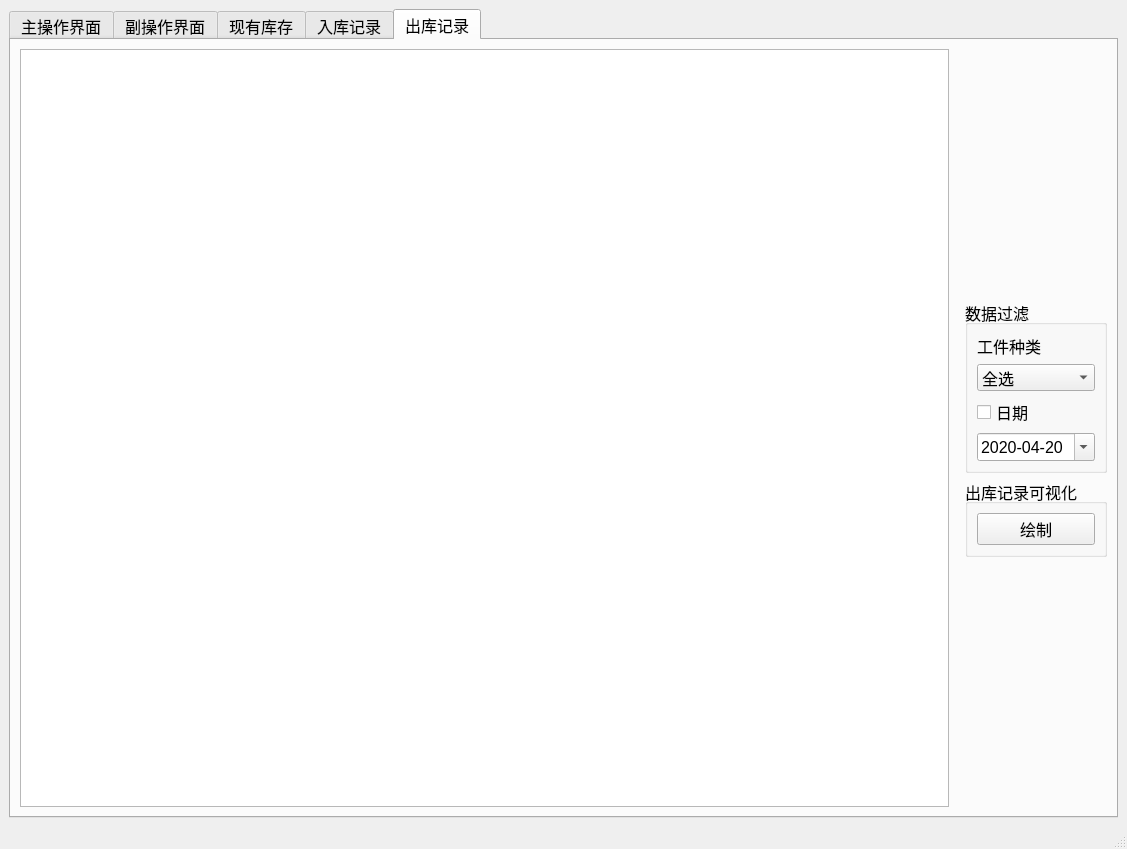
<?xml version="1.0" encoding="UTF-8"?>
<ui version="4.0">
 <class>MainWindow</class>
 <widget class="QMainWindow" name="MainWindow">
  <property name="geometry">
   <rect>
    <x>0</x>
    <y>0</y>
    <width>1127</width>
    <height>849</height>
   </rect>
  </property>
  <property name="windowTitle">
   <string>西交库存管理系统</string>
  </property>
  <widget class="QWidget" name="centralwidget">
   <layout class="QGridLayout" name="gridLayout">
    <item row="0" column="0">
     <widget class="QTabWidget" name="tabWidget">
      <property name="sizePolicy">
       <sizepolicy hsizetype="Expanding" vsizetype="Expanding">
        <horstretch>1</horstretch>
        <verstretch>1</verstretch>
       </sizepolicy>
      </property>
      <property name="font">
       <font>
        <pointsize>12</pointsize>
       </font>
      </property>
      <property name="tabPosition">
       <enum>QTabWidget::North</enum>
      </property>
      <property name="tabShape">
       <enum>QTabWidget::Rounded</enum>
      </property>
      <property name="currentIndex">
       <number>4</number>
      </property>
      <property name="iconSize">
       <size>
        <width>20</width>
        <height>20</height>
       </size>
      </property>
      <widget class="QWidget" name="tab">
       <attribute name="title">
        <string>主操作界面</string>
       </attribute>
       <layout class="QGridLayout" name="gridLayout_2">
        <item row="0" column="0">
         <widget class="QwareHouse" name="widget" native="true">
          <property name="sizePolicy">
           <sizepolicy hsizetype="Preferred" vsizetype="Preferred">
            <horstretch>1</horstretch>
            <verstretch>1</verstretch>
           </sizepolicy>
          </property>
          <property name="minimumSize">
           <size>
            <width>0</width>
            <height>0</height>
           </size>
          </property>
         </widget>
        </item>
        <item row="0" column="3">
         <layout class="QVBoxLayout" name="verticalLayout_7">
          <item>
           <layout class="QHBoxLayout" name="horizontalLayout">
            <item>
             <widget class="QLabel" name="label_17">
              <property name="text">
               <string>操作日期</string>
              </property>
             </widget>
            </item>
            <item>
             <widget class="QDateEdit" name="dealdate">
              <property name="dateTime">
               <datetime>
                <hour>0</hour>
                <minute>0</minute>
                <second>0</second>
                <year>2020</year>
                <month>4</month>
                <day>20</day>
               </datetime>
              </property>
              <property name="displayFormat">
               <string>yyyy-MM-dd</string>
              </property>
              <property name="calendarPopup">
               <bool>true</bool>
              </property>
              <property name="date">
               <date>
                <year>2020</year>
                <month>4</month>
                <day>20</day>
               </date>
              </property>
             </widget>
            </item>
           </layout>
          </item>
          <item>
           <widget class="Line" name="line_2">
            <property name="orientation">
             <enum>Qt::Horizontal</enum>
            </property>
           </widget>
          </item>
          <item>
           <widget class="QGroupBox" name="groupBox_2">
            <property name="title">
             <string>入库信息填写</string>
            </property>
            <layout class="QVBoxLayout" name="verticalLayout_3">
             <item>
              <layout class="QHBoxLayout" name="horizontalLayout_2">
               <item>
                <layout class="QVBoxLayout" name="verticalLayout">
                 <item>
                  <widget class="QLabel" name="label_2">
                   <property name="text">
                    <string>工件类型</string>
                   </property>
                  </widget>
                 </item>
                 <item>
                  <widget class="QComboBox" name="enterKind_comboBox">
                   <item>
                    <property name="text">
                     <string>直齿轮</string>
                    </property>
                   </item>
                   <item>
                    <property name="text">
                     <string>斜齿轮</string>
                    </property>
                   </item>
                   <item>
                    <property name="text">
                     <string>光轴</string>
                    </property>
                   </item>
                   <item>
                    <property name="text">
                     <string>齿轮轴</string>
                    </property>
                   </item>
                   <item>
                    <property name="text">
                     <string>曲柄</string>
                    </property>
                   </item>
                   <item>
                    <property name="text">
                     <string>摇杆</string>
                    </property>
                   </item>
                  </widget>
                 </item>
                </layout>
               </item>
               <item>
                <layout class="QVBoxLayout" name="verticalLayout_2">
                 <item>
                  <widget class="QLabel" name="label">
                   <property name="text">
                    <string>工件数量</string>
                   </property>
                  </widget>
                 </item>
                 <item>
                  <widget class="QSpinBox" name="enterNum_spinBox">
                   <property name="minimum">
                    <number>1</number>
                   </property>
                   <property name="maximum">
                    <number>999</number>
                   </property>
                  </widget>
                 </item>
                </layout>
               </item>
              </layout>
             </item>
             <item>
              <spacer name="verticalSpacer">
               <property name="orientation">
                <enum>Qt::Vertical</enum>
               </property>
               <property name="sizeHint" stdset="0">
                <size>
                 <width>20</width>
                 <height>6</height>
                </size>
               </property>
              </spacer>
             </item>
             <item>
              <layout class="QHBoxLayout" name="horizontalLayout_5">
               <item>
                <widget class="QPushButton" name="enterList_pushButton">
                 <property name="text">
                  <string>添加至入库单</string>
                 </property>
                </widget>
               </item>
              </layout>
             </item>
             <item>
              <spacer name="verticalSpacer_2">
               <property name="orientation">
                <enum>Qt::Vertical</enum>
               </property>
               <property name="sizeHint" stdset="0">
                <size>
                 <width>20</width>
                 <height>6</height>
                </size>
               </property>
              </spacer>
             </item>
             <item>
              <widget class="QPushButton" name="enterScan_pushButton">
               <property name="text">
                <string>扫码入库</string>
               </property>
              </widget>
             </item>
            </layout>
           </widget>
          </item>
          <item>
           <widget class="QGroupBox" name="groupBox_3">
            <property name="title">
             <string>出库信息填写</string>
            </property>
            <layout class="QVBoxLayout" name="verticalLayout_4">
             <item>
              <layout class="QHBoxLayout" name="horizontalLayout_3">
               <item>
                <layout class="QVBoxLayout" name="verticalLayout_5">
                 <item>
                  <widget class="QLabel" name="outKind_comboBox_2">
                   <property name="text">
                    <string>工件类型</string>
                   </property>
                  </widget>
                 </item>
                 <item>
                  <widget class="QComboBox" name="outKind_comboBox">
                   <item>
                    <property name="text">
                     <string>直齿轮</string>
                    </property>
                   </item>
                   <item>
                    <property name="text">
                     <string>斜齿轮</string>
                    </property>
                   </item>
                   <item>
                    <property name="text">
                     <string>光轴</string>
                    </property>
                   </item>
                   <item>
                    <property name="text">
                     <string>齿轮轴</string>
                    </property>
                   </item>
                   <item>
                    <property name="text">
                     <string>曲柄</string>
                    </property>
                   </item>
                   <item>
                    <property name="text">
                     <string>摇杆</string>
                    </property>
                   </item>
                  </widget>
                 </item>
                </layout>
               </item>
               <item>
                <layout class="QVBoxLayout" name="verticalLayout_6">
                 <item>
                  <widget class="QLabel" name="label_7">
                   <property name="text">
                    <string>工件数量</string>
                   </property>
                  </widget>
                 </item>
                 <item>
                  <widget class="QSpinBox" name="outNum_spinBox">
                   <property name="minimum">
                    <number>1</number>
                   </property>
                   <property name="maximum">
                    <number>999</number>
                   </property>
                  </widget>
                 </item>
                </layout>
               </item>
              </layout>
             </item>
             <item>
              <spacer name="verticalSpacer_3">
               <property name="orientation">
                <enum>Qt::Vertical</enum>
               </property>
               <property name="sizeHint" stdset="0">
                <size>
                 <width>20</width>
                 <height>3</height>
                </size>
               </property>
              </spacer>
             </item>
             <item>
              <layout class="QHBoxLayout" name="horizontalLayout_6">
               <item>
                <widget class="QPushButton" name="outList_pushButton">
                 <property name="text">
                  <string>添加至出库单</string>
                 </property>
                </widget>
               </item>
              </layout>
             </item>
             <item>
              <spacer name="verticalSpacer_4">
               <property name="orientation">
                <enum>Qt::Vertical</enum>
               </property>
               <property name="sizeHint" stdset="0">
                <size>
                 <width>20</width>
                 <height>4</height>
                </size>
               </property>
              </spacer>
             </item>
             <item>
              <widget class="QPushButton" name="outScan_pushButton">
               <property name="text">
                <string>扫码出库</string>
               </property>
              </widget>
             </item>
            </layout>
           </widget>
          </item>
          <item>
           <widget class="Line" name="line_3">
            <property name="orientation">
             <enum>Qt::Horizontal</enum>
            </property>
           </widget>
          </item>
          <item>
           <widget class="QPushButton" name="confirmDeal_pushButton">
            <property name="text">
             <string>确认操作</string>
            </property>
           </widget>
          </item>
          <item>
           <widget class="Line" name="line_4">
            <property name="orientation">
             <enum>Qt::Horizontal</enum>
            </property>
           </widget>
          </item>
          <item>
           <widget class="QLabel" name="label_8">
            <property name="text">
             <string>提示信息</string>
            </property>
           </widget>
          </item>
          <item>
           <widget class="QTextEdit" name="textEdit"/>
          </item>
         </layout>
        </item>
        <item row="0" column="2">
         <widget class="Line" name="line">
          <property name="orientation">
           <enum>Qt::Vertical</enum>
          </property>
         </widget>
        </item>
        <item row="0" column="1">
         <spacer name="horizontalSpacer">
          <property name="orientation">
           <enum>Qt::Horizontal</enum>
          </property>
          <property name="sizeHint" stdset="0">
           <size>
            <width>10</width>
            <height>20</height>
           </size>
          </property>
         </spacer>
        </item>
       </layout>
      </widget>
      <widget class="QWidget" name="tab_5">
       <attribute name="title">
        <string>副操作界面</string>
       </attribute>
       <layout class="QGridLayout" name="gridLayout_6">
        <item row="0" column="0" colspan="3">
         <widget class="QTableView" name="VICEtableView"/>
        </item>
        <item row="1" column="0">
         <spacer name="horizontalSpacer_7">
          <property name="orientation">
           <enum>Qt::Horizontal</enum>
          </property>
          <property name="sizeHint" stdset="0">
           <size>
            <width>277</width>
            <height>20</height>
           </size>
          </property>
         </spacer>
        </item>
        <item row="1" column="1">
         <layout class="QHBoxLayout" name="horizontalLayout_4">
          <item>
           <widget class="QLabel" name="label_3">
            <property name="text">
             <string>RFID</string>
            </property>
           </widget>
          </item>
          <item>
           <widget class="QLineEdit" name="RFIDlineEdit">
            <property name="enabled">
             <bool>true</bool>
            </property>
            <property name="minimumSize">
             <size>
              <width>320</width>
              <height>0</height>
             </size>
            </property>
           </widget>
          </item>
          <item>
           <spacer name="horizontalSpacer_6">
            <property name="orientation">
             <enum>Qt::Horizontal</enum>
            </property>
            <property name="sizeHint" stdset="0">
             <size>
              <width>28</width>
              <height>20</height>
             </size>
            </property>
           </spacer>
          </item>
          <item>
           <widget class="QPushButton" name="emitPushButton">
            <property name="text">
             <string>单件扫描</string>
            </property>
           </widget>
          </item>
          <item>
           <widget class="QPushButton" name="ScanPushButton">
            <property name="text">
             <string>多件扫描</string>
            </property>
           </widget>
          </item>
         </layout>
        </item>
        <item row="1" column="2">
         <spacer name="horizontalSpacer_8">
          <property name="orientation">
           <enum>Qt::Horizontal</enum>
          </property>
          <property name="sizeHint" stdset="0">
           <size>
            <width>276</width>
            <height>20</height>
           </size>
          </property>
         </spacer>
        </item>
       </layout>
      </widget>
      <widget class="QWidget" name="tab_4">
       <attribute name="title">
        <string>现有库存</string>
       </attribute>
       <layout class="QGridLayout" name="gridLayout_3">
        <item row="0" column="0" rowspan="3">
         <widget class="QTableView" name="current_tableView">
          <property name="sizePolicy">
           <sizepolicy hsizetype="Expanding" vsizetype="Expanding">
            <horstretch>10</horstretch>
            <verstretch>1</verstretch>
           </sizepolicy>
          </property>
         </widget>
        </item>
        <item row="2" column="2">
         <spacer name="verticalSpacer_9">
          <property name="orientation">
           <enum>Qt::Vertical</enum>
          </property>
          <property name="sizeHint" stdset="0">
           <size>
            <width>20</width>
            <height>192</height>
           </size>
          </property>
         </spacer>
        </item>
        <item row="1" column="1">
         <spacer name="horizontalSpacer_2">
          <property name="orientation">
           <enum>Qt::Horizontal</enum>
          </property>
          <property name="sizeHint" stdset="0">
           <size>
            <width>17</width>
            <height>20</height>
           </size>
          </property>
         </spacer>
        </item>
        <item row="1" column="3">
         <spacer name="horizontalSpacer_5">
          <property name="orientation">
           <enum>Qt::Horizontal</enum>
          </property>
          <property name="sizeHint" stdset="0">
           <size>
            <width>14</width>
            <height>20</height>
           </size>
          </property>
         </spacer>
        </item>
        <item row="0" column="2">
         <spacer name="verticalSpacer_8">
          <property name="orientation">
           <enum>Qt::Vertical</enum>
          </property>
          <property name="sizeHint" stdset="0">
           <size>
            <width>20</width>
            <height>192</height>
           </size>
          </property>
         </spacer>
        </item>
        <item row="1" column="2">
         <layout class="QVBoxLayout" name="verticalLayout_22">
          <item>
           <widget class="QGroupBox" name="groupBox_4">
            <property name="sizePolicy">
             <sizepolicy hsizetype="Preferred" vsizetype="Preferred">
              <horstretch>1</horstretch>
              <verstretch>0</verstretch>
             </sizepolicy>
            </property>
            <property name="title">
             <string>数据过滤</string>
            </property>
            <layout class="QVBoxLayout" name="verticalLayout_11">
             <item>
              <layout class="QVBoxLayout" name="verticalLayout_9">
               <item>
                <widget class="QLabel" name="label_16">
                 <property name="text">
                  <string>工件种类</string>
                 </property>
                </widget>
               </item>
               <item>
                <widget class="QComboBox" name="currentComboBox">
                 <item>
                  <property name="text">
                   <string>全选</string>
                  </property>
                 </item>
                 <item>
                  <property name="text">
                   <string>直齿轮</string>
                  </property>
                 </item>
                 <item>
                  <property name="text">
                   <string>斜齿轮</string>
                  </property>
                 </item>
                 <item>
                  <property name="text">
                   <string>光轴</string>
                  </property>
                 </item>
                 <item>
                  <property name="text">
                   <string>齿轮轴</string>
                  </property>
                 </item>
                 <item>
                  <property name="text">
                   <string>曲柄</string>
                  </property>
                 </item>
                 <item>
                  <property name="text">
                   <string>摇杆</string>
                  </property>
                 </item>
                </widget>
               </item>
              </layout>
             </item>
             <item>
              <layout class="QVBoxLayout" name="verticalLayout_10">
               <item>
                <widget class="QCheckBox" name="batchCheckBox">
                 <property name="text">
                  <string>批次</string>
                 </property>
                </widget>
               </item>
               <item>
                <widget class="QSpinBox" name="batchSpinBox">
                 <property name="minimum">
                  <number>1</number>
                 </property>
                </widget>
               </item>
               <item>
                <widget class="QLabel" name="label_5">
                 <property name="text">
                  <string>已用库存</string>
                 </property>
                </widget>
               </item>
               <item>
                <widget class="QProgressBar" name="progressBar">
                 <property name="value">
                  <number>24</number>
                 </property>
                </widget>
               </item>
              </layout>
             </item>
            </layout>
           </widget>
          </item>
          <item>
           <spacer name="verticalSpacer_5">
            <property name="orientation">
             <enum>Qt::Vertical</enum>
            </property>
            <property name="sizeHint" stdset="0">
             <size>
              <width>20</width>
              <height>40</height>
             </size>
            </property>
           </spacer>
          </item>
          <item>
           <widget class="QGroupBox" name="groupBox">
            <property name="title">
             <string>数据可视化</string>
            </property>
            <layout class="QVBoxLayout" name="verticalLayout_8">
             <item>
              <widget class="QRadioButton" name="pie_radioButton">
               <property name="text">
                <string>饼图</string>
               </property>
               <property name="checked">
                <bool>true</bool>
               </property>
              </widget>
             </item>
             <item>
              <widget class="QRadioButton" name="bar_radioButton">
               <property name="enabled">
                <bool>true</bool>
               </property>
               <property name="text">
                <string>柱状图</string>
               </property>
               <property name="checked">
                <bool>false</bool>
               </property>
              </widget>
             </item>
             <item>
              <widget class="QPushButton" name="drawCurrent_pushButton">
               <property name="text">
                <string>绘制</string>
               </property>
              </widget>
             </item>
             <item>
              <widget class="QPushButton" name="delete_pushButton">
               <property name="text">
                <string>清空</string>
               </property>
              </widget>
             </item>
            </layout>
           </widget>
          </item>
         </layout>
        </item>
       </layout>
      </widget>
      <widget class="QWidget" name="tab_2">
       <attribute name="title">
        <string>入库记录</string>
       </attribute>
       <layout class="QGridLayout" name="gridLayout_5">
        <item row="3" column="2">
         <layout class="QVBoxLayout" name="verticalLayout_23">
          <item>
           <widget class="QGroupBox" name="groupBox_5">
            <property name="title">
             <string>数据过滤</string>
            </property>
            <layout class="QVBoxLayout" name="verticalLayout_12">
             <item>
              <layout class="QVBoxLayout" name="verticalLayout_13">
               <item>
                <widget class="QLabel" name="label_18">
                 <property name="text">
                  <string>工件种类</string>
                 </property>
                </widget>
               </item>
               <item>
                <widget class="QComboBox" name="enterComboBox">
                 <item>
                  <property name="text">
                   <string>全选</string>
                  </property>
                 </item>
                 <item>
                  <property name="text">
                   <string>直齿轮</string>
                  </property>
                 </item>
                 <item>
                  <property name="text">
                   <string>斜齿轮</string>
                  </property>
                 </item>
                 <item>
                  <property name="text">
                   <string>光轴</string>
                  </property>
                 </item>
                 <item>
                  <property name="text">
                   <string>齿轮轴</string>
                  </property>
                 </item>
                 <item>
                  <property name="text">
                   <string>曲柄</string>
                  </property>
                 </item>
                 <item>
                  <property name="text">
                   <string>摇杆</string>
                  </property>
                 </item>
                </widget>
               </item>
              </layout>
             </item>
             <item>
              <layout class="QVBoxLayout" name="verticalLayout_14">
               <item>
                <widget class="QCheckBox" name="enterCheckBox">
                 <property name="text">
                  <string>日期</string>
                 </property>
                </widget>
               </item>
               <item>
                <widget class="QDateEdit" name="enterDate">
                 <property name="dateTime">
                  <datetime>
                   <hour>0</hour>
                   <minute>0</minute>
                   <second>0</second>
                   <year>2020</year>
                   <month>4</month>
                   <day>20</day>
                  </datetime>
                 </property>
                 <property name="displayFormat">
                  <string>yyyy-MM-dd</string>
                 </property>
                 <property name="calendarPopup">
                  <bool>true</bool>
                 </property>
                 <property name="date">
                  <date>
                   <year>2020</year>
                   <month>4</month>
                   <day>20</day>
                  </date>
                 </property>
                </widget>
               </item>
              </layout>
             </item>
            </layout>
           </widget>
          </item>
          <item>
           <spacer name="verticalSpacer_6">
            <property name="orientation">
             <enum>Qt::Vertical</enum>
            </property>
            <property name="sizeHint" stdset="0">
             <size>
              <width>20</width>
              <height>40</height>
             </size>
            </property>
           </spacer>
          </item>
          <item>
           <widget class="QGroupBox" name="groupBox_6">
            <property name="title">
             <string>入库记录可视化</string>
            </property>
            <layout class="QVBoxLayout" name="verticalLayout_16">
             <item>
              <widget class="QPushButton" name="drawEnter_pushButton">
               <property name="text">
                <string>绘制</string>
               </property>
              </widget>
             </item>
            </layout>
           </widget>
          </item>
         </layout>
        </item>
        <item row="0" column="0" rowspan="7">
         <widget class="QTableView" name="enter_tableView">
          <property name="sizePolicy">
           <sizepolicy hsizetype="Expanding" vsizetype="Expanding">
            <horstretch>1</horstretch>
            <verstretch>1</verstretch>
           </sizepolicy>
          </property>
         </widget>
        </item>
        <item row="3" column="1">
         <spacer name="horizontalSpacer_3">
          <property name="orientation">
           <enum>Qt::Horizontal</enum>
          </property>
          <property name="sizeHint" stdset="0">
           <size>
            <width>10</width>
            <height>20</height>
           </size>
          </property>
         </spacer>
        </item>
        <item row="4" column="2" rowspan="3">
         <spacer name="verticalSpacer_10">
          <property name="orientation">
           <enum>Qt::Vertical</enum>
          </property>
          <property name="sizeHint" stdset="0">
           <size>
            <width>20</width>
            <height>108</height>
           </size>
          </property>
         </spacer>
        </item>
        <item row="0" column="2" rowspan="3">
         <spacer name="verticalSpacer_14">
          <property name="orientation">
           <enum>Qt::Vertical</enum>
          </property>
          <property name="sizeHint" stdset="0">
           <size>
            <width>20</width>
            <height>40</height>
           </size>
          </property>
         </spacer>
        </item>
       </layout>
      </widget>
      <widget class="QWidget" name="tab_3">
       <attribute name="title">
        <string>出库记录</string>
       </attribute>
       <layout class="QGridLayout" name="gridLayout_4">
        <item row="0" column="0" rowspan="5">
         <widget class="QTableView" name="out_tableView">
          <property name="sizePolicy">
           <sizepolicy hsizetype="Expanding" vsizetype="Expanding">
            <horstretch>1</horstretch>
            <verstretch>1</verstretch>
           </sizepolicy>
          </property>
         </widget>
        </item>
        <item row="3" column="2" rowspan="2">
         <spacer name="verticalSpacer_13">
          <property name="orientation">
           <enum>Qt::Vertical</enum>
          </property>
          <property name="sizeHint" stdset="0">
           <size>
            <width>20</width>
            <height>108</height>
           </size>
          </property>
         </spacer>
        </item>
        <item row="2" column="2">
         <layout class="QVBoxLayout" name="verticalLayout_24">
          <item>
           <widget class="QGroupBox" name="groupBox_10">
            <property name="title">
             <string>数据过滤</string>
            </property>
            <layout class="QVBoxLayout" name="verticalLayout_19">
             <item>
              <layout class="QVBoxLayout" name="verticalLayout_20">
               <item>
                <widget class="QLabel" name="label_19">
                 <property name="text">
                  <string>工件种类</string>
                 </property>
                </widget>
               </item>
               <item>
                <widget class="QComboBox" name="outComboBox">
                 <item>
                  <property name="text">
                   <string>全选</string>
                  </property>
                 </item>
                 <item>
                  <property name="text">
                   <string>直齿轮</string>
                  </property>
                 </item>
                 <item>
                  <property name="text">
                   <string>斜齿轮</string>
                  </property>
                 </item>
                 <item>
                  <property name="text">
                   <string>光轴</string>
                  </property>
                 </item>
                 <item>
                  <property name="text">
                   <string>齿轮轴</string>
                  </property>
                 </item>
                 <item>
                  <property name="text">
                   <string>曲柄</string>
                  </property>
                 </item>
                 <item>
                  <property name="text">
                   <string>摇杆</string>
                  </property>
                 </item>
                </widget>
               </item>
              </layout>
             </item>
             <item>
              <layout class="QVBoxLayout" name="verticalLayout_21">
               <item>
                <widget class="QCheckBox" name="outCheckBox">
                 <property name="text">
                  <string>日期</string>
                 </property>
                </widget>
               </item>
               <item>
                <widget class="QDateEdit" name="outDate">
                 <property name="dateTime">
                  <datetime>
                   <hour>0</hour>
                   <minute>0</minute>
                   <second>0</second>
                   <year>2020</year>
                   <month>4</month>
                   <day>20</day>
                  </datetime>
                 </property>
                 <property name="displayFormat">
                  <string>yyyy-MM-dd</string>
                 </property>
                 <property name="calendarPopup">
                  <bool>true</bool>
                 </property>
                 <property name="date">
                  <date>
                   <year>2020</year>
                   <month>4</month>
                   <day>20</day>
                  </date>
                 </property>
                </widget>
               </item>
              </layout>
             </item>
            </layout>
           </widget>
          </item>
          <item>
           <spacer name="verticalSpacer_7">
            <property name="orientation">
             <enum>Qt::Vertical</enum>
            </property>
            <property name="sizeHint" stdset="0">
             <size>
              <width>20</width>
              <height>40</height>
             </size>
            </property>
           </spacer>
          </item>
          <item>
           <widget class="QGroupBox" name="groupBox_8">
            <property name="title">
             <string>出库记录可视化</string>
            </property>
            <layout class="QVBoxLayout" name="verticalLayout_17">
             <item>
              <widget class="QPushButton" name="drawOut_pushButton">
               <property name="text">
                <string>绘制</string>
               </property>
              </widget>
             </item>
            </layout>
           </widget>
          </item>
         </layout>
        </item>
        <item row="2" column="1">
         <spacer name="horizontalSpacer_4">
          <property name="orientation">
           <enum>Qt::Horizontal</enum>
          </property>
          <property name="sizeHint" stdset="0">
           <size>
            <width>10</width>
            <height>20</height>
           </size>
          </property>
         </spacer>
        </item>
        <item row="0" column="2" rowspan="2">
         <spacer name="verticalSpacer_15">
          <property name="orientation">
           <enum>Qt::Vertical</enum>
          </property>
          <property name="sizeHint" stdset="0">
           <size>
            <width>20</width>
            <height>40</height>
           </size>
          </property>
         </spacer>
        </item>
       </layout>
      </widget>
     </widget>
    </item>
   </layout>
  </widget>
  <widget class="QMenuBar" name="menubar">
   <property name="geometry">
    <rect>
     <x>0</x>
     <y>0</y>
     <width>1127</width>
     <height>26</height>
    </rect>
   </property>
  </widget>
  <widget class="QStatusBar" name="statusbar"/>
 </widget>
 <customwidgets>
  <customwidget>
   <class>QwareHouse</class>
   <extends>QWidget</extends>
   <header>warehouse</header>
   <container>1</container>
  </customwidget>
 </customwidgets>
 <resources/>
 <connections/>
</ui>
